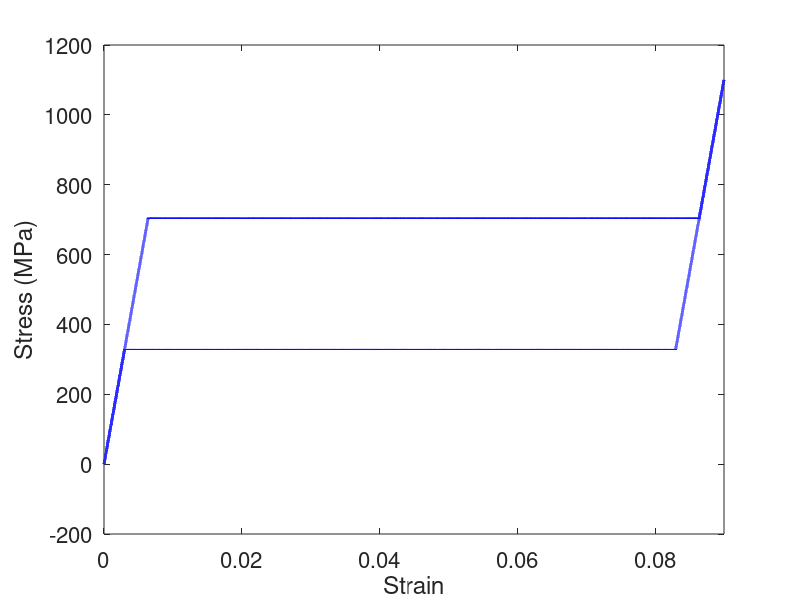

This figure's MATLAB source: (Note: a time limit stopped this script after it produced the figure.)
% Simple, Phenomenological, 1D model for superelasticity
%  Based on A. Sadjadpour, K. Bhattacharya, A micromechanics inspired 
%  constitutive model for shape-memory alloys: the one-dimensional case, 
%  Smart Mater. Struct. 16 (2007) S51. doi:10.1088/0964-1726/16/1/S06.
%
% MATLAB demonstration by Harshad Paranjape
% 3/29/2016
%
clear all;
close all;
% Material parameters
E              = 110e3;                         % Young's modulus (MPa)
theta_as       = 253;                           % Transformation temperatures (K)
theta_ms       = 173;
theta_t        = (theta_ms + theta_as)/2.0;     % A-M equilibrium temperature
theta          = 323;                           % Test temperature (K) must be > theta_as
L              = 80;                            % Latent heat (MJ/m^3)
lambda_dot_0   = 20;                            % Kinetic coefficient in the martensite volume evolution equation
d_lambda_crit  = L*(theta_as - theta_ms)/(theta_as + theta_ms); % Critical driving force for phase transformation
% Simulation variables
num_increments = 600000;                        % Number of time steps in the simulation (should be large)
stress         = zeros(num_increments, 1);      % Stress (MPa)
strain         = zeros(num_increments, 1);      % Total strain
strain_max     = 0.09;                          % Maximum imposed strain in the simulation
delta_strain   = 2.0*strain_max/num_increments; % Strain increment
t              = 100.0;                         % total time for the simulation (generally strain_max/t < 10^-3)
delta_t        = 2.0*t/num_increments;
strain_m       = zeros(num_increments, 1);      % Transformation strain
strain_m_t     = 0.08;                          % Transformation strain bound for tension
strain_m_c     = -0.08;                         % Transformation strain bound for compression
d_lambda       = zeros(num_increments, 1);      % Driving force for phase transformation
lambda         = zeros(num_increments, 1);      % Martensite volume fraction
% Loading or unloading flags
is_loading = 1;                                 % 1 = loading in progress
is_unloading = 0;
% Loop over all time steps
strain_m(1) = strain_m_t;
for ii = 2:num_increments
    if(ii > num_increments/2.0 && is_loading == 1 && is_unloading == 0)
        % When we reach halfway in terms of timesteps, swich from loading
        % to unloading by reversing the sign of strain increment
        is_loading = 0;
        is_unloading = 1;
        delta_strain = -1.0*delta_strain;
    end
    % Set strain_m to appropriate value based on the stress
    if(stress(ii - 1) < 0)
        strain_m(ii) = strain_m_c;
    else
        strain_m(ii) = strain_m_t;
    end
    % Elastic predictor
    strain(ii) = strain(ii - 1) + delta_strain;
    stress(ii) = E*(strain(ii) - lambda(ii - 1)*strain_m(ii - 1));
    % Calculate the driving force for phase transformation
    d_lambda(ii) = stress(ii)*strain_m(ii) - L/theta_t*(theta - theta_t);
    % Martensite increment, based on the driving force
    lambda_dot = 0;
    if(d_lambda(ii) > d_lambda_crit && is_loading == 1)
        lambda_dot = lambda_dot_0*(d_lambda(ii) - d_lambda_crit);
    elseif(d_lambda(ii) < -1.0*d_lambda_crit && is_unloading == 1)
        lambda_dot = lambda_dot_0*(d_lambda(ii) + d_lambda_crit);
    end
    %
    lambda(ii) = lambda(ii - 1) + lambda_dot*delta_t;
    % Performs checks on the bounds of lambda
    % Martensite fraction can never be outside [0, 1]
    if(lambda(ii) > 1)
        lambda(ii) = 1;
    elseif(lambda(ii) < 0)
        lambda(ii) = 0;
    end
    % Transformation corrector
    stress(ii) = E*(strain(ii) - lambda(ii)*strain_m(ii));
end
% Plot
figure;
plot(strain, stress, 'b', 'LineWidth', 2);
xlim([0 strain_max]);
xlabel('Strain');
ylabel('Stress (MPa)');
set(gca, 'FontSize', 16);
%
figure;
plot(strain, lambda, 'm', 'LineWidth', 2);
xlim([0 strain_max]);
xlabel('Strain');
ylabel('Martensite fraction');
set(gca, 'FontSize', 16);
